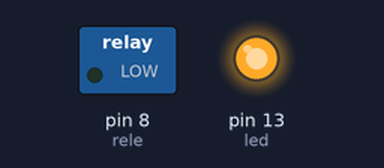
Bench run of a sketch on a simulated Arduino Uno, built with avr-gcc and run on an emulated ATmega328P. Parts: switched loads named in the sketch (green lamp = pin HIGH), output pins drawn as LEDs (lit = HIGH). Pins used as bus, display or sensor lines are not drawn.

Above: at 0.1 s.
At 5.1 s:
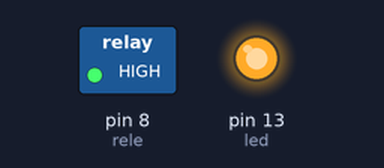
Timing chart, 0 to 6.6 s (numbered marks = the images above):
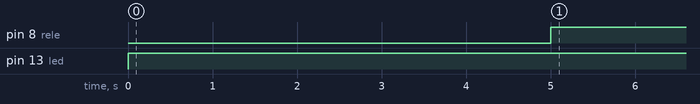

Measured:
- by itself, pin 8 (rele): LOW → HIGH at 5.0 s
- by itself, pin 13 (led): LOW → HIGH at 0.00 s

The sketch:

auto_reset.ino
```cpp
int led = 13;//pin 13 as OUTPUT LED pin
int resetPin = 12;
int rele=8;
// the setup routine runs once when you press reset:
void setup() {
  digitalWrite(resetPin, HIGH);
  pinMode(led, OUTPUT);
  pinMode(resetPin, OUTPUT);
  pinMode(rele,OUTPUT);
}
void loop() {
  digitalWrite(led, HIGH);   // turn the LED on (HIGH is the voltage level)
  delay(5000);
  digitalWrite(rele,HIGH);
  delay(2000);
  digitalWrite(resetPin, LOW);
  //delay(3000);
  //digitalWrite(rele,LOW);
}
```
